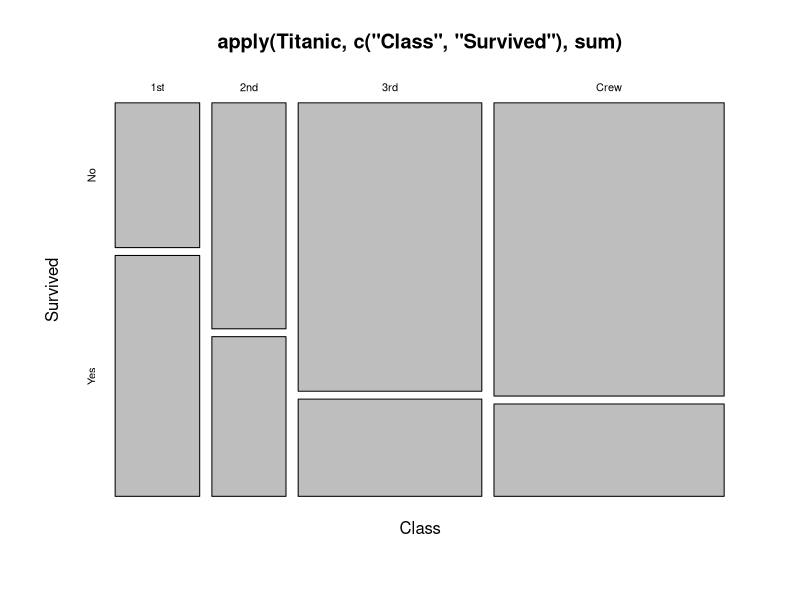
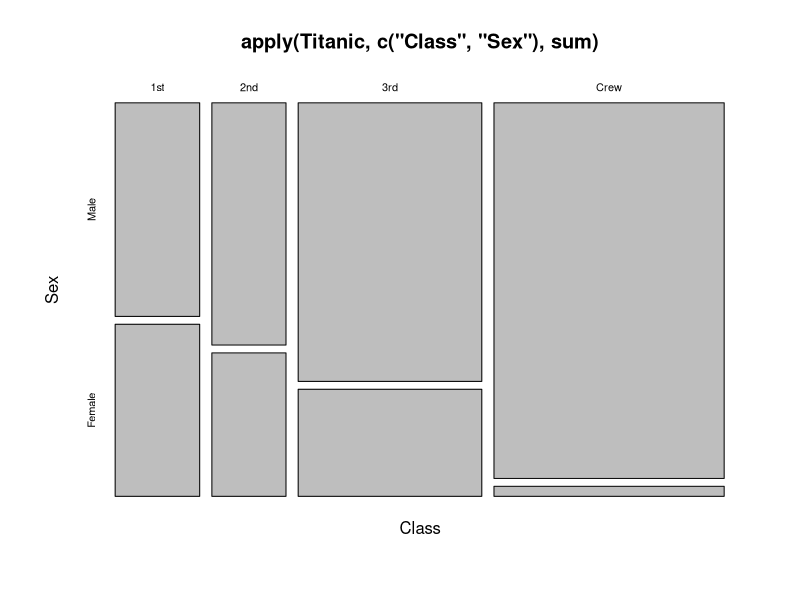

The R source for these figures, in order: (Note: this script raises an error after producing the figures.)
#  examine various 1-d and 2-d tables with the Titanic data

data(Titanic)    # R just knows about these data
print(dimnames(Titanic)) # the variables and their categorizations
print(Titanic)   # R plots all possible tables for each *fixed* value of last two variables 
print(Titanic["1st","Female",,])   # table of 1st class female by Age and Survival  (conditioning)

print(apply(Titanic, c("Sex","Survived"),sum));  # table on  Sex and Survived
print(apply(Titanic["1st",,,],c("Sex","Survived"),sum))   # table on Sex and Survived for the 1st class



mosaicplot(apply(Titanic, c("Class","Survived"),sum));  # table on  Sex and Survived
mosaicplot(apply(Titanic, c("Class","Sex"),sum));  # table on  Sex and Survived
stopp;

# Interesting Analysis:  Observing 2-way tables of each of "Class","Sex","Age"  with "Survived"
# show that "Female", "Child", and "1st" all had greater survival rates.


mosaicplot(apply(Titanic[,"Female",,], c("Class","Survived"),sum));  # table on  Sex and Survived

# But note that "Female" is more heavily weighted in the higher classes.
# Could it be that "1st"-class passengers just appear to have been favored because they
# contained more Females?
# To consider this, look at the 2-way "Class"x"Survived table separately for both "Female" and "Male".
# Even doing this it appears that "1st" class was was prefered:  





